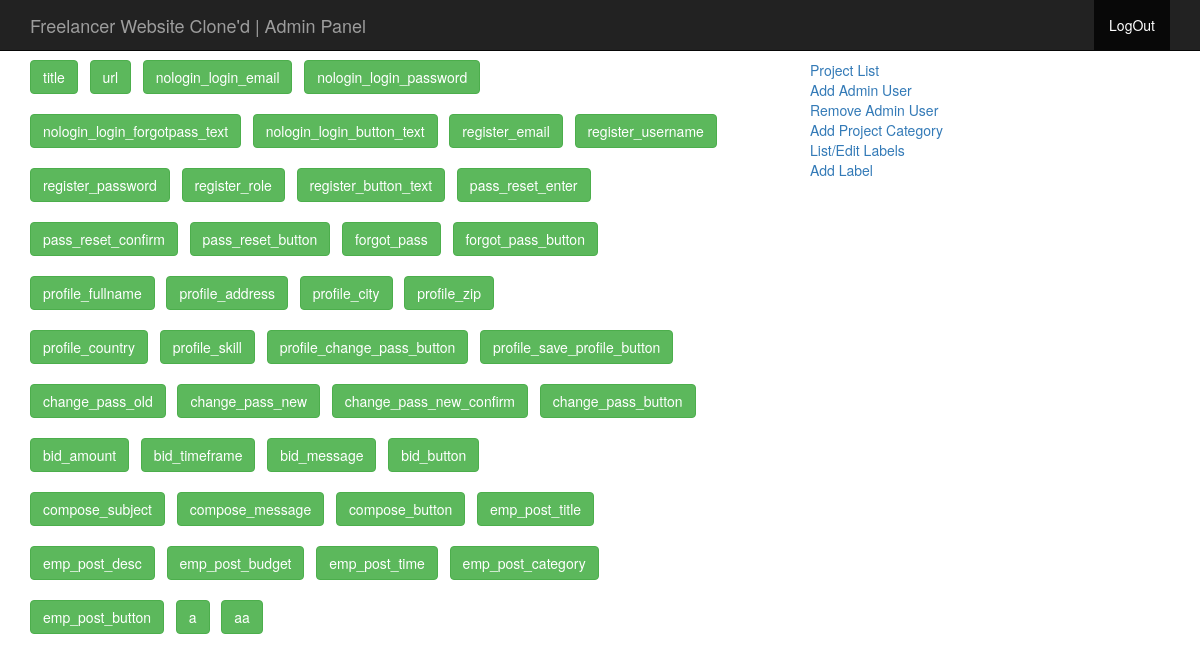
The page /webadmin/list-labels.php (signed in) on the database its author committed.
### tables this page shows
CREATE TABLE IF NOT EXISTS `website_config` (
  `id` int(11) NOT NULL AUTO_INCREMENT,
  `config` varchar(200) NOT NULL,
  `value` text NOT NULL,
  PRIMARY KEY (`id`),
  UNIQUE KEY `config` (`config`)
);

### classes/WebsiteConfig.class.php (called while the page is built)
<?php
class WebsiteConfig{
	public function getConfigValue($value){
		$get_value = $this->DbQuery($value);
		foreach ($get_value as $key) {
			$result = $key['value'];
		}
		return $result;
	}
	private function DbQuery($find){
		global $dblink;
		$query = "SELECT * FROM website_config WHERE config = '$find'";
		$value = $dblink->query($query);
		return $value;
	}
}
?>

### classes/loader.php (called while the page is built, shortened)
<?php
include __DIR__.'/../config.php';
include_once 'WebsiteConfig.class.php';
$websiteConfig = new WebsiteConfig();
$url = $websiteConfig->getConfigValue('url');
?>

### webadmin/list-labels.php (the view, shortened to what this page needs)
<?php
include 'header.php';
$query = "SELECT * FROM website_config";
$data = $dblink->query($query);
?>
<div class="container">
	<div class="row">
		<div class="col-md-8">
<?php
$i=1;
foreach ($data as $row){
			?>
			<a href="edit-label.php?id=<?php echo $row['id']; ?>" class="btn btn-success"><?php echo $row['config']; ?></a>
			<?php
			if($i%4==0){
				?>
				<div class="row">&nbsp</div>
				<?php
			}
			$i++;
		}
?>
		</div>
<?php
include 'sidebar.php';
?>
</div>
</div>
<?php
include 'footer.php';
?>

### css/style.css (style rules this page uses)
body { padding-top: 60px; }

### rows shown on the page
website_config: config "title"
website_config: config "url"
website_config: config "nologin_login_email"
website_config: config "nologin_login_password"
website_config: config "nologin_login_forgotpass_text"
website_config: config "nologin_login_button_text"
website_config: config "register_email"
website_config: config "register_username"
website_config: config "register_password"
website_config: config "register_role"
website_config: config "register_button_text"
website_config: config "pass_reset_enter"
website_config: config "pass_reset_confirm"
website_config: config "pass_reset_button"
website_config: config "forgot_pass"
website_config: config "forgot_pass_button"
website_config: config "profile_fullname"
website_config: config "profile_address"
website_config: config "profile_city"
website_config: config "profile_zip"
website_config: config "profile_country"
website_config: config "profile_skill"
website_config: config "profile_change_pass_button"
website_config: config "profile_save_profile_button"
website_config: config "change_pass_old"
website_config: config "change_pass_new"
website_config: config "change_pass_new_confirm"
website_config: config "change_pass_button"
website_config: config "bid_amount"
website_config: config "bid_timeframe"
website_config: config "bid_message"
website_config: config "bid_button"
website_config: config "compose_subject"
website_config: config "compose_message"
website_config: config "compose_button"
website_config: config "emp_post_title"
website_config: config "emp_post_desc"
website_config: config "emp_post_budget"
website_config: config "emp_post_time"
website_config: config "emp_post_category"
website_config: config "emp_post_button"
website_config: config "a"
website_config: config "aa"

### other values the page prints
$websiteConfig->getConfigValue('title') "Freelancer Website Clone'd"
